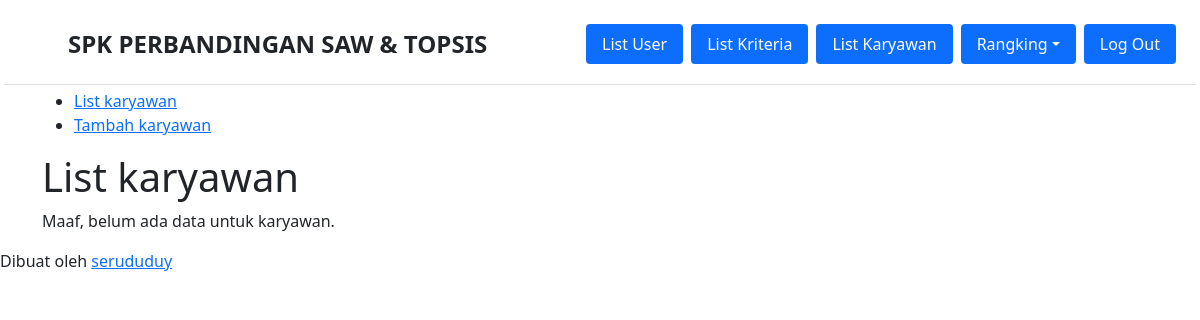
Page /list-karyawan.php (signed in) on the earlier database version.
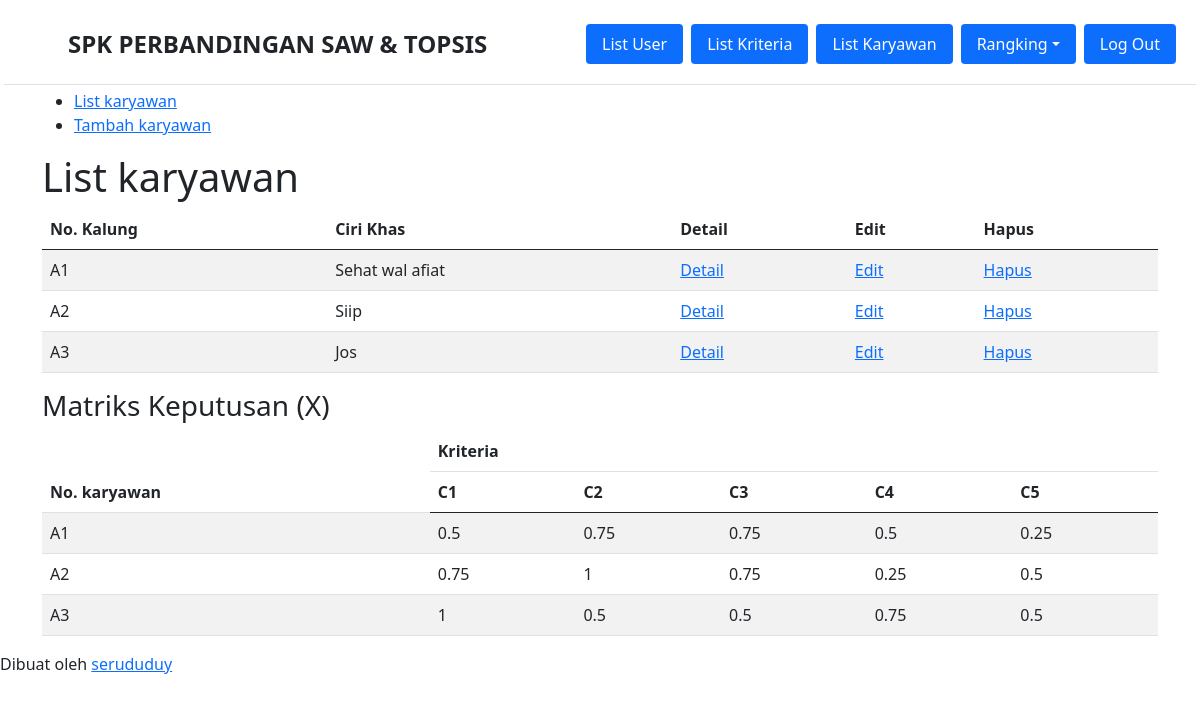
Same page on the later database version.
### tables this page shows
CREATE TABLE `karyawan` (
  `id_karyawan` int(10) NOT NULL,
  `no_kalung` varchar(6) NOT NULL,
  `ciri_khas` text NOT NULL,
  `tanggal_input` date NOT NULL
);

CREATE TABLE `kriteria` (
  `id_kriteria` int(10) NOT NULL,
  `nama` varchar(30) NOT NULL,
  `type` enum('benefit','cost') NOT NULL,
  `bobot` float NOT NULL,
  `ada_pilihan` tinyint(1) DEFAULT NULL,
  `urutan_order` int(2) NOT NULL
);

CREATE TABLE `nilai_karyawan` (
  `id_nilai_karyawan` int(11) NOT NULL,
  `id_karyawan` int(10) NOT NULL,
  `id_kriteria` int(10) NOT NULL,
  `nilai` float NOT NULL
);

### list-karyawan.php (the view, shortened to what this page needs)
<?php require_once('includes/init.php'); ?>
<?php
require_once('template-parts/header.php');
?>
<div class="main-content-row">
    <div class="container clearfix">
        <?php include_once('template-parts/sidebar-karyawan.php'); ?>
        <div class="main-content the-content">
            <h1>List karyawan</h1>
            <?php
			$query = $pdo->prepare('SELECT * FROM karyawan');
			$query->execute();
			$query->setFetchMode(PDO::FETCH_ASSOC);
			if($query->rowCount() > 0):
			?>
            <table class="table table-striped">
                <thead>
                    <tr>
                        <th>No. Kalung</th>
                        <th>Ciri Khas</th>
                        <th>Detail</th>
                        <th>Edit</th>
                        <th>Hapus</th>
                    </tr>
                </thead>
                <tbody>
                    <?php while($hasil = $query->fetch()): ?>
                    <tr>
                        <td><?php echo $hasil['no_kalung']; ?></td>
                        <td><?php echo $hasil['ciri_khas']; ?></td>
                        <td><a href="single-karyawan.php?id=<?php echo $hasil['id_karyawan']; ?>"> Detail</a></td>
                        <td><a href="edit-karyawan.php?id=<?php echo $hasil['id_karyawan']; ?>"> Edit</a></td>
                        <td><a href="hapus-karyawan.php?id=<?php echo $hasil['id_karyawan']; ?>"
                                class="red yaqin-hapus"><span class="fa fa-times"></span> Hapus</a></td>
                    </tr>
                    <?php endwhile; ?>
                </tbody>
            </table>
            <?php
			$query = $pdo->prepare('SELECT id_kriteria, nama, type, bobot FROM kriteria
				ORDER BY urutan_order ASC');
			$query->execute();
			$kriterias = $query->fetchAll(PDO::FETCH_GROUP|PDO::FETCH_UNIQUE);
			$query2 = $pdo->prepare('SELECT id_karyawan, no_kalung FROM karyawan');
			$query2->execute();
			$query2->setFetchMode(PDO::FETCH_ASSOC);
			$karyawans = $query2->fetchAll();
			?>
            <h3>Matriks Keputusan (X)</h3>
            <table class="table table-striped">
                <thead>
                    <tr class="super-top">
                        <th rowspan="2" class="super-top-left">No. karyawan</th>
                        <th colspan="<?php echo count($kriterias); ?>">Kriteria</th>
                    </tr>
                    <tr>
                        <?php foreach($kriterias as $kriteria ): ?>
                        <th><?php echo $kriteria['nama']; ?></th>
                        <?php endforeach; ?>
                    </tr>
                </thead>
                <tbody>
                    <?php foreach($karyawans as $karyawan): ?>
                    <tr>
                        <td><?php echo $karyawan['no_kalung']; ?></td>
                        <?php
							$query3 = $pdo->prepare('SELECT id_kriteria, nilai FROM nilai_karyawan
								WHERE id_karyawan = :id_karyawan');
							$query3->execute(array(
								'id_karyawan' => $karyawan['id_karyawan']
							));
							$query3->setFetchMode(PDO::FETCH_ASSOC);
							$nilais = $query3->fetchAll(PDO::FETCH_GROUP|PDO::FETCH_UNIQUE);
							foreach($kriterias as $id_kriteria => $values):
								echo '<td>';
								if(isset($nilais[$id_kriteria])) {
									echo $nilais[$id_kriteria]['nilai'];
									$kriterias[$id_kriteria]['nilai'][$karyawan['id_karyawan']] = $nilais[$id_kriteria]['nilai'];
								} else {
									echo 0;
									$kriterias[$id_kriteria]['nilai'][$karyawan['id_karyawan']] = 0;
								}
								if(isset($kriterias[$id_kriteria]['tn_kuadrat'])){
									$kriterias[$id_kriteria]['tn_kuadrat'] += pow($kriterias[$id_kriteria]['nilai'][$karyawan['id_karyawan']], 2);
								} else {
									$kriterias[$id_kriteria]['tn_kuadrat'] = pow($kriterias[$id_kriteria]['nilai'][$karyawan['id_karyawan']], 2);
								}
								echo '</td>';
							endforeach;
							?>
                    </tr>
                    <?php endforeach; ?>
                </tbody>
            </table>
            <?php else: ?>
            <p>Maaf, belum ada data untuk karyawan.</p>
            <?php endif; ?>
        </div>
    </div>
</div>
<?php
require_once('template-parts/footer.php');

Differences in the rows shown:
added karyawan: no_kalung "A1", ciri_khas "Sehat wal afiat"
added karyawan: no_kalung "A2", ciri_khas "Siip"
added karyawan: no_kalung "A3", ciri_khas "Jos"
now on this page (row unchanged): kriteria: nama "C1", nilai "1"
now on this page (row unchanged): kriteria: nama "C2", nilai "0.75"
now on this page (row unchanged): kriteria: nama "C3", nilai "0.5"
now on this page (row unchanged): kriteria: nama "C4", nilai "0.25"
now on this page (row unchanged): kriteria: nama "C5", nilai "0.5"
added nilai_karyawan: nilai "0.5"
added nilai_karyawan: nilai "0.75"
added nilai_karyawan: nilai "0.5"
added nilai_karyawan: nilai "0.25"
added nilai_karyawan: nilai "0.75"
added nilai_karyawan: nilai "1"
added nilai_karyawan: nilai "0.5"
added nilai_karyawan: nilai "0.75"
Other differences:
text no longer shown: "Maaf, belum ada data untuk karyawan."
text now shown: "No. Kalung Ciri Khas Detail Edit Hapus Matriks Keputusan (X) No. karyawan Kriteria"
